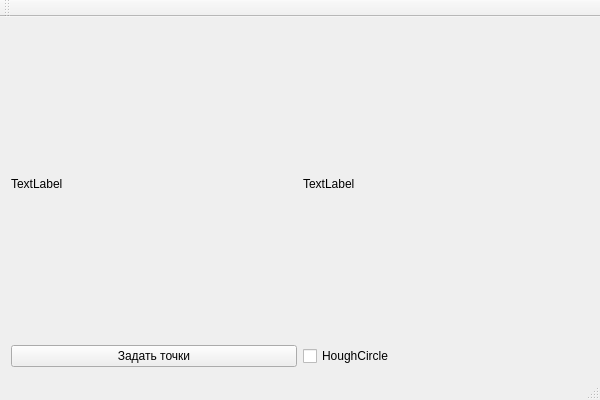
<?xml version="1.0" encoding="UTF-8"?>
<ui version="4.0">
 <class>Robot_ConnectClass</class>
 <widget class="QMainWindow" name="Robot_ConnectClass">
  <property name="geometry">
   <rect>
    <x>0</x>
    <y>0</y>
    <width>600</width>
    <height>400</height>
   </rect>
  </property>
  <property name="windowTitle">
   <string>Robot_Connect</string>
  </property>
  <widget class="QWidget" name="centralWidget">
   <layout class="QVBoxLayout" name="verticalLayout">
    <item>
     <layout class="QHBoxLayout" name="horizontalLayout">
      <item>
       <widget class="QLabel" name="label">
        <property name="text">
         <string>TextLabel</string>
        </property>
       </widget>
      </item>
      <item>
       <widget class="QLabel" name="label_korr">
        <property name="text">
         <string>TextLabel</string>
        </property>
       </widget>
      </item>
     </layout>
    </item>
    <item>
     <layout class="QHBoxLayout" name="horizontalLayout_2">
      <item>
       <widget class="QPushButton" name="getPoint_pb">
        <property name="text">
         <string>Задать точки</string>
        </property>
       </widget>
      </item>
      <item>
       <widget class="QCheckBox" name="checkBox">
        <property name="text">
         <string>HoughCircle</string>
        </property>
       </widget>
      </item>
     </layout>
    </item>
   </layout>
  </widget>
  <widget class="QMenuBar" name="menuBar">
   <property name="geometry">
    <rect>
     <x>0</x>
     <y>0</y>
     <width>600</width>
     <height>31</height>
    </rect>
   </property>
  </widget>
  <widget class="QToolBar" name="mainToolBar">
   <attribute name="toolBarArea">
    <enum>TopToolBarArea</enum>
   </attribute>
   <attribute name="toolBarBreak">
    <bool>false</bool>
   </attribute>
  </widget>
  <widget class="QStatusBar" name="statusBar"/>
 </widget>
 <layoutdefault spacing="6" margin="11"/>
 <resources>
  <include location="robot_connect.qrc"/>
 </resources>
 <connections/>
</ui>
